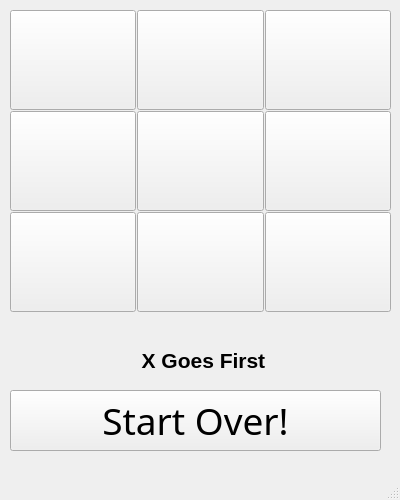
<?xml version="1.0" encoding="UTF-8"?>
<ui version="4.0">
 <class>MainWindow</class>
 <widget class="QMainWindow" name="MainWindow">
  <property name="geometry">
   <rect>
    <x>0</x>
    <y>0</y>
    <width>400</width>
    <height>500</height>
   </rect>
  </property>
  <property name="windowTitle">
   <string>MainWindow</string>
  </property>
  <widget class="QWidget" name="centralwidget">
   <widget class="QWidget" name="gridLayoutWidget">
    <property name="geometry">
     <rect>
      <x>10</x>
      <y>10</y>
      <width>381</width>
      <height>304</height>
     </rect>
    </property>
    <property name="font">
     <font>
      <family>HY견고딕</family>
      <pointsize>48</pointsize>
     </font>
    </property>
    <layout class="QGridLayout" name="gridLayout">
     <property name="spacing">
      <number>1</number>
     </property>
     <item row="0" column="0">
      <widget class="QPushButton" name="pushButton_1">
       <property name="sizePolicy">
        <sizepolicy hsizetype="Minimum" vsizetype="Fixed">
         <horstretch>100</horstretch>
         <verstretch>100</verstretch>
        </sizepolicy>
       </property>
       <property name="minimumSize">
        <size>
         <width>100</width>
         <height>100</height>
        </size>
       </property>
       <property name="font">
        <font>
         <family>HY견고딕</family>
         <pointsize>48</pointsize>
        </font>
       </property>
       <property name="text">
        <string/>
       </property>
      </widget>
     </item>
     <item row="2" column="0">
      <widget class="QPushButton" name="pushButton_7">
       <property name="sizePolicy">
        <sizepolicy hsizetype="Minimum" vsizetype="Fixed">
         <horstretch>100</horstretch>
         <verstretch>100</verstretch>
        </sizepolicy>
       </property>
       <property name="minimumSize">
        <size>
         <width>100</width>
         <height>100</height>
        </size>
       </property>
       <property name="font">
        <font>
         <family>HY견고딕</family>
         <pointsize>48</pointsize>
        </font>
       </property>
       <property name="text">
        <string/>
       </property>
      </widget>
     </item>
     <item row="1" column="0">
      <widget class="QPushButton" name="pushButton_4">
       <property name="sizePolicy">
        <sizepolicy hsizetype="Minimum" vsizetype="Fixed">
         <horstretch>100</horstretch>
         <verstretch>100</verstretch>
        </sizepolicy>
       </property>
       <property name="minimumSize">
        <size>
         <width>100</width>
         <height>100</height>
        </size>
       </property>
       <property name="font">
        <font>
         <family>HY견고딕</family>
         <pointsize>48</pointsize>
        </font>
       </property>
       <property name="text">
        <string/>
       </property>
      </widget>
     </item>
     <item row="0" column="1">
      <widget class="QPushButton" name="pushButton_2">
       <property name="sizePolicy">
        <sizepolicy hsizetype="Minimum" vsizetype="Fixed">
         <horstretch>100</horstretch>
         <verstretch>100</verstretch>
        </sizepolicy>
       </property>
       <property name="minimumSize">
        <size>
         <width>100</width>
         <height>100</height>
        </size>
       </property>
       <property name="font">
        <font>
         <family>HY견고딕</family>
         <pointsize>48</pointsize>
        </font>
       </property>
       <property name="text">
        <string/>
       </property>
      </widget>
     </item>
     <item row="1" column="1">
      <widget class="QPushButton" name="pushButton_5">
       <property name="sizePolicy">
        <sizepolicy hsizetype="Minimum" vsizetype="Fixed">
         <horstretch>100</horstretch>
         <verstretch>100</verstretch>
        </sizepolicy>
       </property>
       <property name="minimumSize">
        <size>
         <width>100</width>
         <height>100</height>
        </size>
       </property>
       <property name="font">
        <font>
         <family>HY견고딕</family>
         <pointsize>48</pointsize>
        </font>
       </property>
       <property name="text">
        <string/>
       </property>
      </widget>
     </item>
     <item row="0" column="2">
      <widget class="QPushButton" name="pushButton_3">
       <property name="sizePolicy">
        <sizepolicy hsizetype="Minimum" vsizetype="Fixed">
         <horstretch>100</horstretch>
         <verstretch>100</verstretch>
        </sizepolicy>
       </property>
       <property name="minimumSize">
        <size>
         <width>100</width>
         <height>100</height>
        </size>
       </property>
       <property name="font">
        <font>
         <family>HY견고딕</family>
         <pointsize>48</pointsize>
        </font>
       </property>
       <property name="text">
        <string/>
       </property>
      </widget>
     </item>
     <item row="1" column="2">
      <widget class="QPushButton" name="pushButton_6">
       <property name="sizePolicy">
        <sizepolicy hsizetype="Minimum" vsizetype="Fixed">
         <horstretch>100</horstretch>
         <verstretch>100</verstretch>
        </sizepolicy>
       </property>
       <property name="minimumSize">
        <size>
         <width>100</width>
         <height>100</height>
        </size>
       </property>
       <property name="font">
        <font>
         <family>HY견고딕</family>
         <pointsize>48</pointsize>
        </font>
       </property>
       <property name="text">
        <string/>
       </property>
      </widget>
     </item>
     <item row="2" column="1">
      <widget class="QPushButton" name="pushButton_8">
       <property name="sizePolicy">
        <sizepolicy hsizetype="Minimum" vsizetype="Fixed">
         <horstretch>100</horstretch>
         <verstretch>100</verstretch>
        </sizepolicy>
       </property>
       <property name="minimumSize">
        <size>
         <width>100</width>
         <height>100</height>
        </size>
       </property>
       <property name="font">
        <font>
         <family>HY견고딕</family>
         <pointsize>48</pointsize>
        </font>
       </property>
       <property name="text">
        <string/>
       </property>
      </widget>
     </item>
     <item row="2" column="2">
      <widget class="QPushButton" name="pushButton_9">
       <property name="sizePolicy">
        <sizepolicy hsizetype="Minimum" vsizetype="Fixed">
         <horstretch>100</horstretch>
         <verstretch>100</verstretch>
        </sizepolicy>
       </property>
       <property name="minimumSize">
        <size>
         <width>100</width>
         <height>100</height>
        </size>
       </property>
       <property name="font">
        <font>
         <family>HY견고딕</family>
         <pointsize>48</pointsize>
        </font>
       </property>
       <property name="text">
        <string/>
       </property>
      </widget>
     </item>
    </layout>
   </widget>
   <widget class="QPushButton" name="pushButton_10">
    <property name="geometry">
     <rect>
      <x>10</x>
      <y>390</y>
      <width>371</width>
      <height>61</height>
     </rect>
    </property>
    <property name="font">
     <font>
      <family>HY견고딕</family>
      <pointsize>28</pointsize>
      <weight>50</weight>
      <bold>false</bold>
     </font>
    </property>
    <property name="text">
     <string>Start Over!</string>
    </property>
   </widget>
   <widget class="QLabel" name="label">
    <property name="geometry">
     <rect>
      <x>20</x>
      <y>340</y>
      <width>361</width>
      <height>41</height>
     </rect>
    </property>
    <property name="font">
     <font>
      <family>Arial</family>
      <pointsize>16</pointsize>
      <weight>75</weight>
      <bold>true</bold>
     </font>
    </property>
    <property name="text">
     <string> X Goes First</string>
    </property>
    <property name="alignment">
     <set>Qt::AlignCenter</set>
    </property>
   </widget>
  </widget>
  <widget class="QMenuBar" name="menubar">
   <property name="geometry">
    <rect>
     <x>0</x>
     <y>0</y>
     <width>400</width>
     <height>21</height>
    </rect>
   </property>
  </widget>
  <widget class="QStatusBar" name="statusbar"/>
 </widget>
 <resources/>
 <connections/>
</ui>
